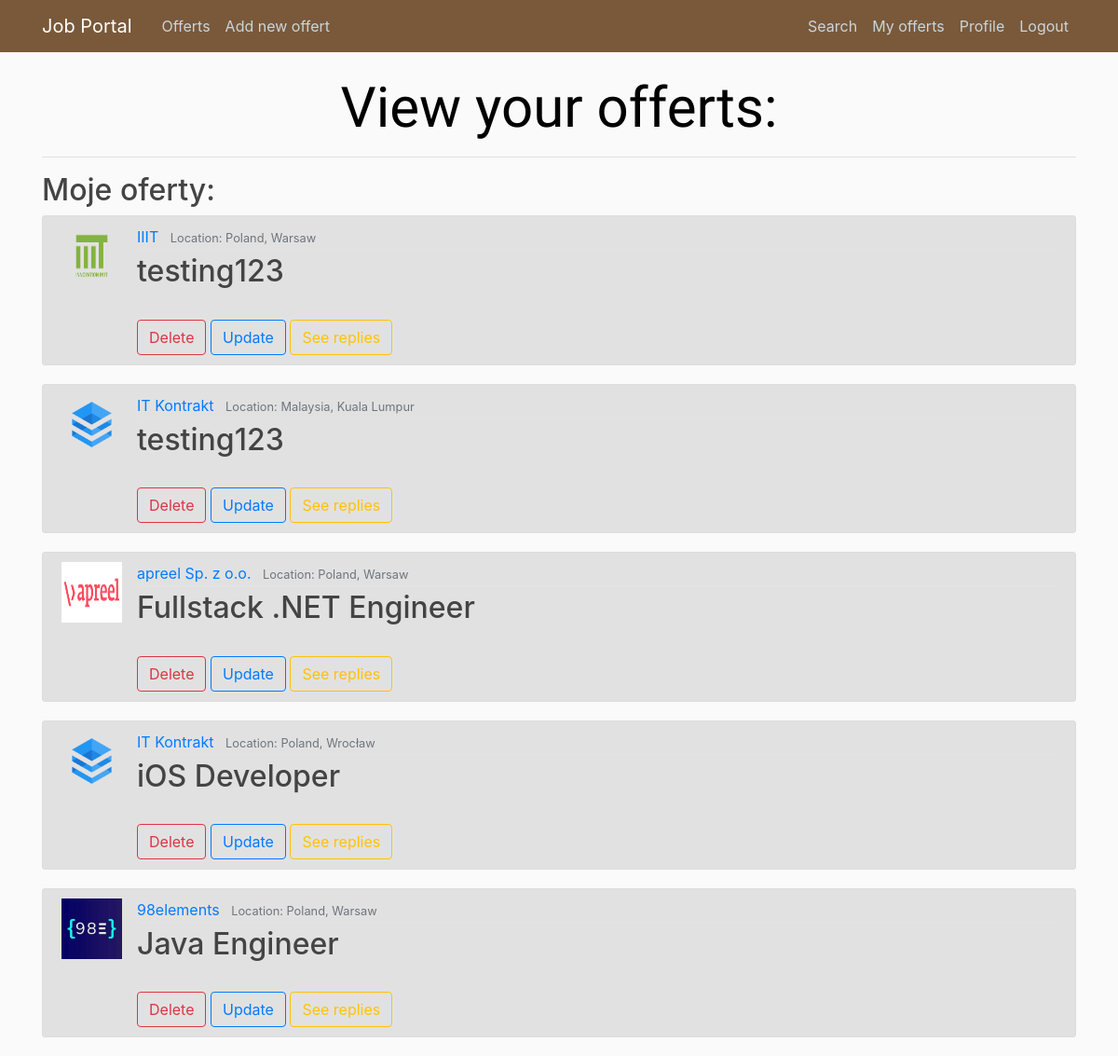
/manage/user/admin/ (signed in), run on an earlier commit of the app's database.
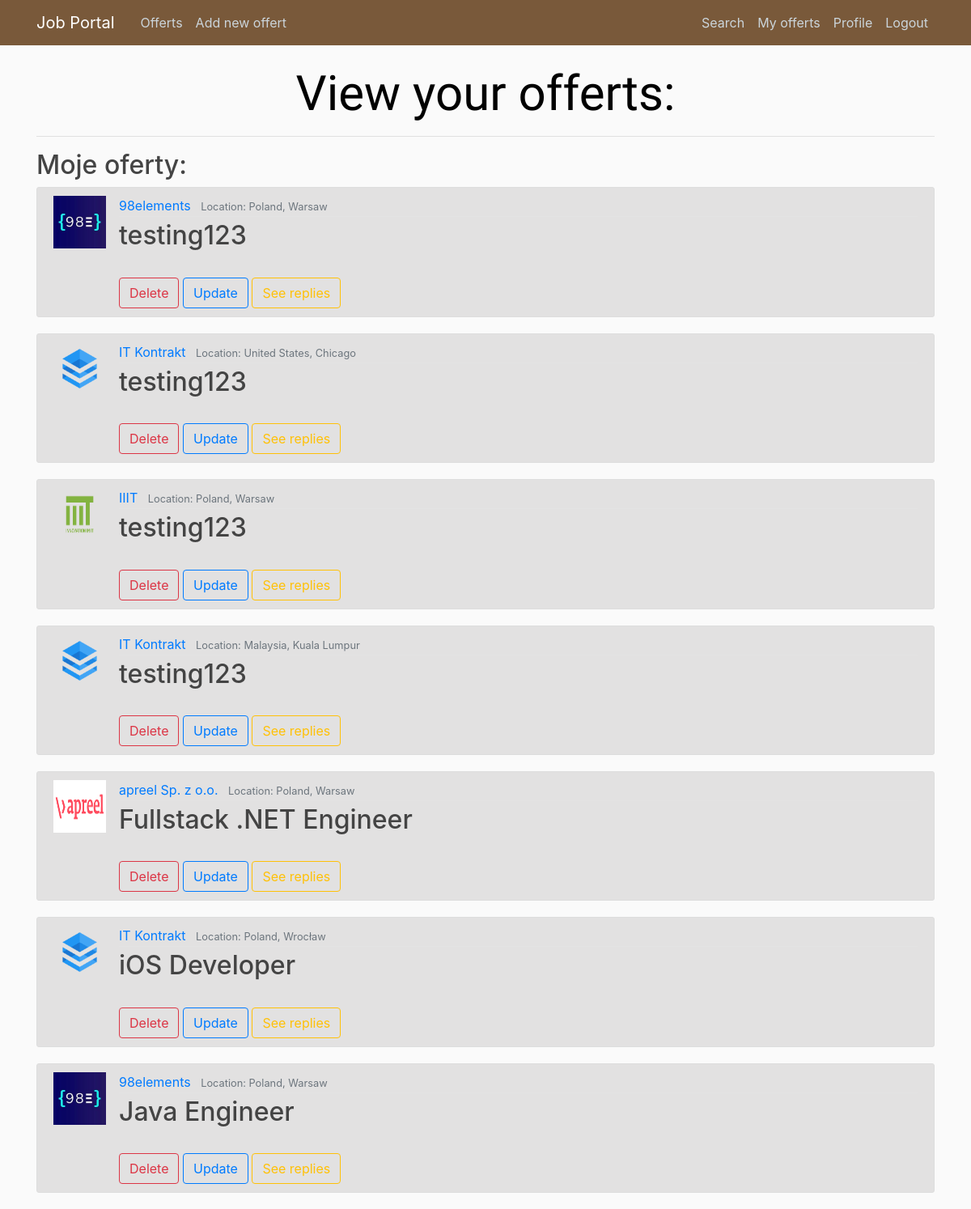
And on a later commit of the database.
### offerts/models.py (models this page shows, shortened)
class Offert(models.Model):
    author = models.ForeignKey(User, on_delete=models.CASCADE)
    position = models.CharField(max_length = 100)
    agency = models.ForeignKey(Agency, on_delete=models.CASCADE)
    remote = models.BooleanField(default=False)
    sal_types = (
        ('H', 'per hour'),
        ('M', 'monthly'),
    )
    salary_type = models.CharField(
        max_length=1,
        choices=sal_types,
        default='M',
    )
    min_salary = models.IntegerField(default=0)
    max_salary = models.IntegerField(default=0)
    publication_date = models.DateTimeField(auto_now_add = True)
    expiration_date = models.DateField(null=True, default=None)
    must_have = models.ManyToManyField('Tag')
    nice_to_have = models.CharField(max_length = 1000)
    duties = models.CharField(max_length = 1000)
    benefits = models.CharField(max_length = 1000)
    about = models.TextField(null=True)

class Agency(models.Model):
    company = models.ForeignKey(Company, on_delete=models.CASCADE)
    country = models.CharField(max_length = 100)
    location = models.CharField(max_length = 100)
    address = models.CharField(max_length = 200)
    weppage = models.URLField(null=True)
    email = models.EmailField()
    phone = models.CharField(max_length=15)
    class Meta:
        verbose_name_plural = "Agencies"

class Company(models.Model):
    name = models.CharField(max_length = 200, unique=True)
    logo = models.ImageField(upload_to = "logos/", null=True, default=None)
    webpage = models.URLField(null=True)
    about = models.CharField(max_length = 1000)
    class Meta:
        verbose_name_plural = "Companies"

### manager/views.py (the view)
# urls.py: path('user/<str:username>/', MyOffertsListView.as_view(), name='manager-my'),
class MyOffertsListView(ListView):
     model = Offert
     template_name = 'manager/my_offerts.html' # default: <app>/<model>_<viewtype>.html
     context_object_name = 'offerts'
     ordering = ['-publication_date'] # '-' -> from newest to oldest
     def get_queryset(self):
         return Offert.objects.filter(author=self.request.user).order_by('-publication_date')

### manager/templates/manager/my_offerts.html (shortened to what this page needs)
{% extends 'base.html' %}
{% load static %}
    {% block body %}
      <h1 class="mb-3">View your offerts: </h1>
      <hr>
      <h2> Moje oferty: </h2>
      {% if offerts %}
        {% for offert in offerts %}
        <article class="media content-section">
        <img class="article-img" src="{{offert.agency.company.logo.url}}" alt="logo">
            <div class="media-body">
                <div class="article-metadata">
                  <a class="mr-2" href='#'>{{ offert.agency.company.name }}</a>
                  <small class="text-muted">Location: {{ offert.agency.country }}, {{offert.agency.location }}</small>
                </div>
                <h2><a class="article-title">{{ offert.position }}</a></h2>
                <br>
                <a href="{% url 'manager:manager-delete' offert.id %}"><button type="button" class="btn btn-outline-danger">Delete</button></a>
                <a href="{% url 'manager:manager-update' offert.id %}"><button type="button" class="btn btn-outline-primary">Update</button></a>
                <a href="{% url 'manager:manager-replies' offert.id %}"><button type="button" class="btn btn-outline-warning">See replies</button></a>
        </article>
        {% endfor %}
      {% else %}
        <h3>No offerts available.</h3>
      {% endif %}
    {% endblock %}

What changed in the data, as far as the page shows it:
added Offert: agency.company.logo (picture), agency.company.name "98elements", agency.country "Poland", agency.location "Warsaw", position "testing123"
added Offert: agency.company.logo (picture), agency.company.name "IT Kontrakt", agency.country "United States", agency.location "Chicago", position "testing123"
